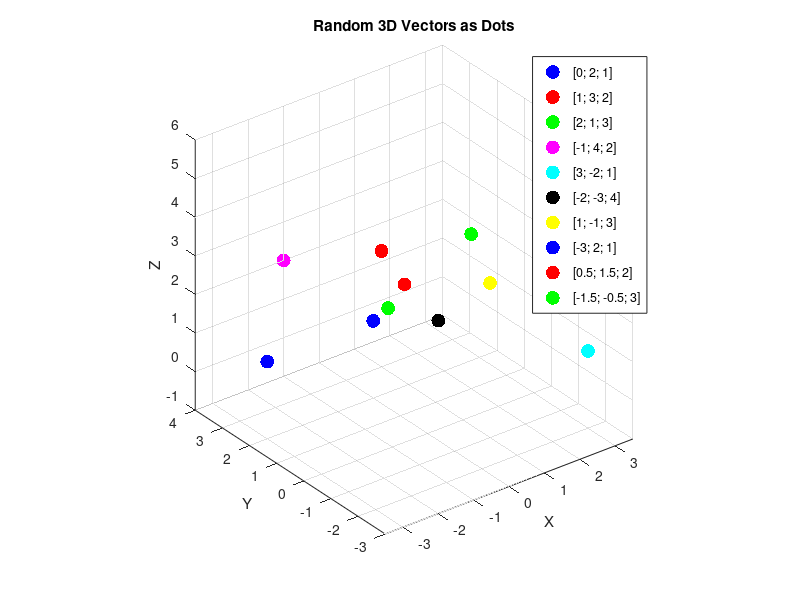

Source code (MATLAB):
% Define the vectors (you can replace these with your own random vectors)
v1 = [0; 2; 1];
v2 = [1; 3; 2];
v3 = [2; 1; 3];
v4 = [-1; 4; 2];
v5 = [3; -2; 1];
v6 = [-2; -3; 4];
v7 = [1; -1; 3];
v8 = [-3; 2; 1];
v9 = [0.5; 1.5; 2];
v10 = [-1.5; -0.5; 3];

% Create a figure
figure;

% Plot the vectors as dots using scatter3
scatter3(v1(1), v1(2), v1(3), 100, 'b', 'filled');
hold on;
scatter3(v2(1), v2(2), v2(3), 100, 'r', 'filled');
scatter3(v3(1), v3(2), v3(3), 100, 'g', 'filled');
scatter3(v4(1), v4(2), v4(3), 100, 'm', 'filled');
scatter3(v5(1), v5(2), v5(3), 100, 'c', 'filled');
scatter3(v6(1), v6(2), v6(3), 100, 'k', 'filled');
scatter3(v7(1), v7(2), v7(3), 100, 'y', 'filled');
scatter3(v8(1), v8(2), v8(3), 100, 'b', 'filled');
scatter3(v9(1), v9(2), v9(3), 100, 'r', 'filled');
scatter3(v10(1), v10(2), v10(3), 100, 'g', 'filled');

% Set axis limits and labels
axis equal;
xlabel('X');
ylabel('Y');
zlabel('Z');
title('Random 3D Vectors as Dots');

% Show the grid
grid on;

% Add a legend
legend('[0; 2; 1]', '[1; 3; 2]', '[2; 1; 3]', '[-1; 4; 2]', '[3; -2; 1]', ...
       '[-2; -3; 4]', '[1; -1; 3]', '[-3; 2; 1]', '[0.5; 1.5; 2]', '[-1.5; -0.5; 3]');

% Display the plot
hold off;

